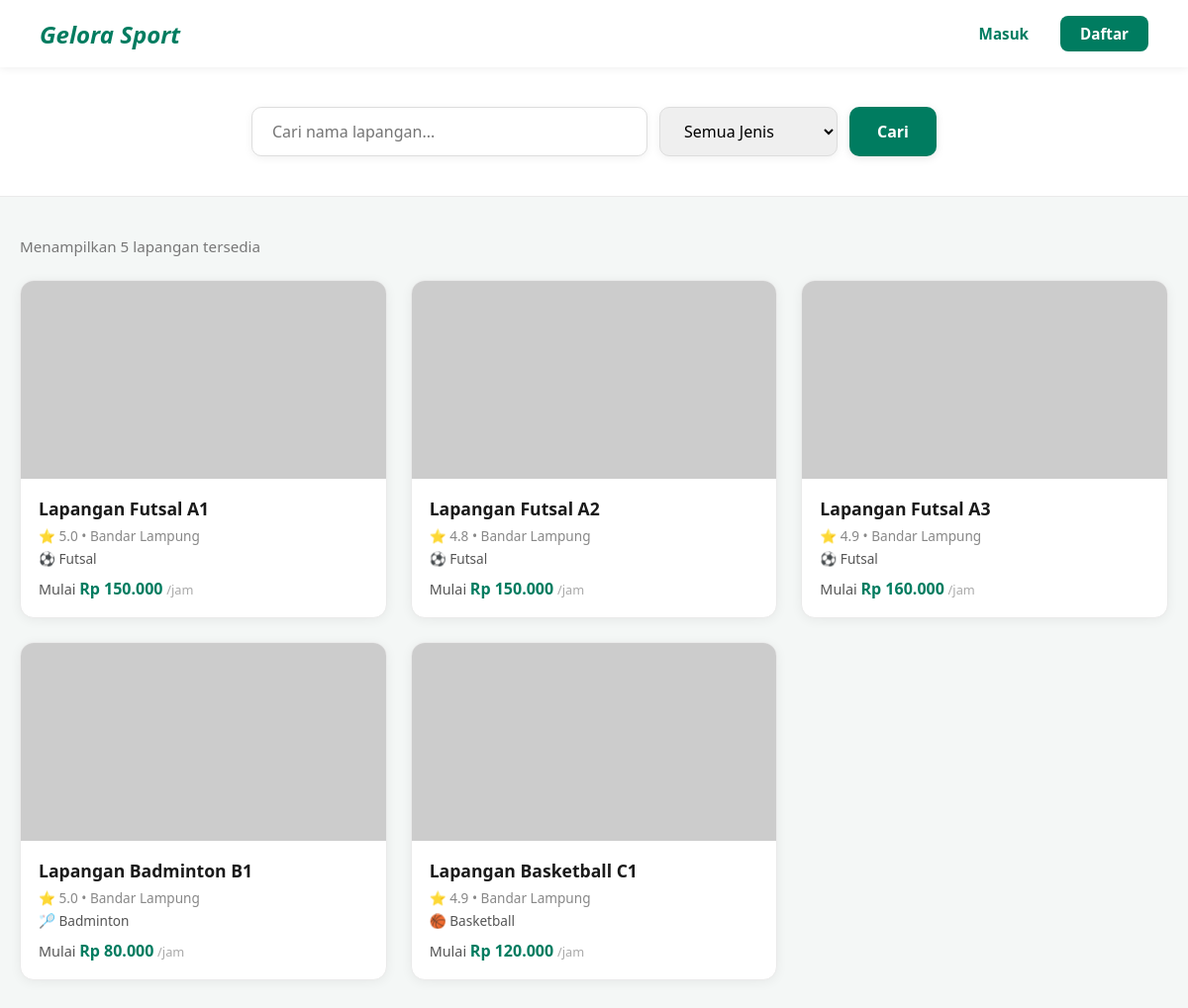
The page / on the database its author committed.
### tables this page shows
CREATE TABLE `lapangan` (
  `id` int NOT NULL,
  `nama` varchar(100) NOT NULL,
  `jenis` enum('Futsal','Badminton','Basketball') NOT NULL,
  `lokasi` varchar(150) NOT NULL,
  `tipe` enum('indoor','outdoor') NOT NULL DEFAULT 'indoor',
  `material` varchar(100) DEFAULT NULL,
  `deskripsi` text,
  `harga_per_jam` decimal(10,0) NOT NULL,
  `status` enum('Aktif','Perawatan','Nonaktif') NOT NULL DEFAULT 'Aktif',
  `foto_url` varchar(500) DEFAULT NULL,
  `rating` decimal(2,1) DEFAULT '5.0',
  `created_at` datetime NOT NULL DEFAULT CURRENT_TIMESTAMP
);

### config/helper.php (called while the page is built, shortened)
<?php
function currentUser(): ?array {
    return $_SESSION['user'] ?? null;
}
function isAdmin(): bool {
    $user = currentUser();
    return $user && $user['role'] === 'admin';
}
function formatRupiah(int $n): string {
    return 'Rp ' . number_format($n, 0, ',', '.');
}
function e(string $str): string {
    return htmlspecialchars($str, ENT_QUOTES, 'UTF-8');
}

### controllers/BerandaController.php (called while the page is built)
<?php
require_once __DIR__ . '/../config/helper.php';
require_once __DIR__ . '/../models/LapanganModel.php';
class BerandaController
{
    private LapanganModel $lapanganModel;
    public function __construct()
    {
        $this->lapanganModel = new LapanganModel();
    }
    public function index(): void
    {
        $user = currentUser();
        $q     = trim($_GET['q'] ?? '');
        $jenis = $_GET['jenis'] ?? '';
        $lapangans = $this->lapanganModel->getAktif($q, $jenis);
        $ikon = ['Futsal' => '⚽', 'Badminton' => '🏸', 'Basketball' => '🏀'];
        require __DIR__ . '/../views/beranda.php';
    }
}

### config/db.php (called while the page is built, shortened)
<?php
function getDB(): PDO {
    static $pdo = null;
    if ($pdo === null) {
        try {
            $dsn = "mysql:host=" . DB_HOST . ";port=" . DB_PORT
                 . ";dbname=" . DB_NAME . ";charset=utf8mb4";
            $pdo = new PDO($dsn, DB_USER, DB_PASS, [
                PDO::ATTR_ERRMODE            => PDO::ERRMODE_EXCEPTION,
                PDO::ATTR_DEFAULT_FETCH_MODE => PDO::FETCH_ASSOC,
                PDO::ATTR_EMULATE_PREPARES   => false,
            ]);
        } catch (PDOException $e) {
            http_response_code(500);
            die(json_encode(['error' => 'Koneksi database gagal: ' . $e->getMessage()]));
        }
    }
    return $pdo;
}

### models/LapanganModel.php (called while the page is built, shortened)
<?php
require_once __DIR__ . '/../config/db.php';
class LapanganModel
{
    private PDO $db;
    public function __construct()
    {
        $this->db = getDB();
    }
    public function getAktif(string $search = '', string $jenis = ''): array
    {
        $sql    = "SELECT * FROM lapangan WHERE status = 'Aktif'";
        $params = [];
        $sql .= " ORDER BY jenis, nama";
        $stmt = $this->db->prepare($sql);
        $stmt->execute($params);
        return $stmt->fetchAll();
    }
}

### views/beranda.php (the view, shortened to what this page needs)
<!DOCTYPE html>
<html lang="id">
<head>
    <link rel="stylesheet" href="assets/css/style.css">
    <link rel="stylesheet" href="https://cdnjs.cloudflare.com/ajax/libs/font-awesome/6.4.0/css/all.min.css">
</head>
<body>
    <nav class="navbar">
        <div class="logo">Gelora Sport</div>
        <div class="nav-menu">
            <?php if ($user): ?>
                <span style="color:#007c60; font-weight:600;">Halo, <?= e(explode(' ', $user['nama'])[0]) ?></span>
                <a href="index.php?page=dashboard" class="login-link"><i class="fa-solid fa-gauge"></i> Dashboard</a>
                <a href="index.php?page=profile" class="login-link"><i class="fa-regular fa-user"></i> Profil</a>
                <a href="index.php?page=riwayat" class="login-link"><i class="fa-solid fa-history"></i> Riwayat</a>
                <?php if ($user['role'] === 'admin'): ?>
                    <a href="index.php?page=admin" class="login-link"><i class="fa-solid fa-shield"></i> Admin</a>
                <?php endif; ?>
                <a href="index.php?page=logout" class="register-btn">Keluar</a>
            <?php else: ?>
                <a href="index.php?page=login" class="login-link">Masuk</a>
                <a href="index.php?page=register" class="register-btn">Daftar</a>
            <?php endif; ?>
        </div>
    </nav>
    <section class="search-section">
        <form method="GET" action="index.php" style="display:flex;gap:12px;flex-wrap:wrap;justify-content:center;width:100%;">
            <input type="text" name="q" value="<?= e($q) ?>" placeholder="Cari nama lapangan..." class="search-bar">
            <select name="jenis" class="search-bar" style="max-width:180px;cursor:pointer;">
                <option value="">Semua Jenis</option>
            </select>
            <button type="submit" class="search-btn">Cari</button>
        </form>
    </section>
    <main class="catalog">
        <p class="subtitle">Menampilkan <?= count($lapangans) ?> lapangan tersedia</p>
        <div class="card-container">
            <?php foreach ($lapangans as $l): ?>
            <a href="index.php?page=detail&id=<?= $l['id'] ?>" class="card">
                <img src="<?= e($l['foto_url'] ?? '') ?>" alt="<?= e($l['nama']) ?>"
                     onerror="this.src='https://via.placeholder.com/400x250?text=No+Image'">
                <div class="card-body">
                    <h3><?= e($l['nama']) ?></h3>
                    <p class="info">⭐ <?= $l['rating'] ?> • Bandar Lampung</p>
                    <p class="category"><?= $ikon[$l['jenis']] ?? '🏟' ?> <?= e($l['jenis']) ?></p>
                    <p class="price">Mulai <strong><?= formatRupiah((int)$l['harga_per_jam']) ?></strong> <span>/jam</span></p>
                </div>
            </a>
            <?php endforeach; ?>
        </div>
    </main>
</body>
</html>

### index.php (shortened to what this page needs)
<?php
require_once __DIR__ . '/config/db.php';
require_once __DIR__ . '/config/helper.php';
$page = $_GET['page'] ?? null;
if ($page === null) {
    if (isAdmin()) {
        $page = 'admin';
    } else {
        $page = 'beranda';
    }
}
switch ($page) {
    case 'beranda':
        require_once __DIR__ . '/controllers/BerandaController.php';
        $controller = new BerandaController();
        $controller->index();
        break;
}

### assets/css/style.css (style rules this page uses)
:root { --color-body-bg: #f4f7f6; --color-text: #333333; --color-white: #ffffff; --color-primary: #007c60; --color-primary-dark: #005b48; --color-primary-darker: #0b7a5a; --color-muted: #777777; --color-border: #dddddd; --color-border-light: #eaeaea; --color-success-bg: #e8f5e9; --color-success-soft: #d4edda; --color-warning-bg: #fff3cd; --color-success-text: #155724; --color-danger: #c0392b; --color-danger-bg: #fff8f8; }
* { margin: 0; padding: 0; box-sizing: border-box; font-family: 'Segoe UI', Tahoma, Geneva, Verdana, sans-serif; }
body { background-color: var(--color-body-bg); color: var(--color-text); }
.navbar { background: var(--color-white); display: flex; justify-content: space-between; align-items: center; padding: 16px 40px; box-shadow: 0 2px 8px rgba(0, 0, 0, 0.06); position: sticky; top: 0; z-index: 100; }
.logo { font-size: 1.5rem; font-weight: 800; color: var(--color-primary); font-style: italic; }
.nav-menu { display: flex; align-items: center; gap: 16px; }
.login-link { text-decoration: none; color: var(--color-primary); font-weight: 600; font-size: 0.95rem; padding: 8px 16px; border-radius: 8px; transition: background 0.2s; }
.register-btn { text-decoration: none; background: var(--color-primary); color: var(--color-white); font-weight: 600; font-size: 0.95rem; padding: 8px 20px; border-radius: 8px; transition: background 0.2s; }
.search-section { background: white; padding: 40px; display: flex; gap: 12px; justify-content: center; flex-wrap: wrap; border-bottom: 1px solid #eaeaea; }
.search-bar { padding: 12px 20px; border: 1px solid #ddd; border-radius: 10px; font-size: 1rem; width: 100%; max-width: 400px; outline: none; box-shadow: 0 2px 8px rgba(0, 0, 0, 0.06); }
.search-btn { padding: 12px 28px; background: var(--color-primary); color: white; border: none; border-radius: 10px; font-size: 1rem; font-weight: 700; cursor: pointer; transition: 0.2s; box-shadow: 0 2px 8px rgba(0, 0, 0, 0.1); }
.catalog { max-width: 1200px; margin: 0 auto; padding: 40px 20px; }
.subtitle { color: var(--color-muted); margin-bottom: 24px; font-size: 0.95rem; }
.card-container { display: grid; grid-template-columns: repeat(auto-fill, minmax(300px, 1fr)); gap: 24px; }
.card { background: var(--color-white); border-radius: 14px; overflow: hidden; text-decoration: none; color: inherit; box-shadow: 0 2px 12px rgba(0, 0, 0, 0.06); border: 1px solid var(--color-border-light); transition: transform 0.2s, box-shadow 0.2s; }
.card img { width: 100%; height: 200px; object-fit: cover; display: block; }
.card-body { padding: 18px; }
.card-body h3 { font-size: 1.1rem; font-weight: 700; margin-bottom: 6px; color: #1a1a1a; }
.card-body .info { font-size: 0.85rem; color: #888; margin-bottom: 4px; }
.card-body .category { font-size: 0.85rem; color: #555; margin-bottom: 10px; }
.card-body .price { font-size: 0.9rem; color: #555; }
.card-body .price strong { color: var(--color-primary); font-size: 1rem; }
.card-body .price span { color: #aaa; font-size: 0.8rem; }

### rows shown on the page
lapangan: nama "Lapangan Futsal A1", rating "5.0", jenis "⚽", jenis "Futsal", harga_per_jam "Rp 150.000"
lapangan: nama "Lapangan Futsal A2", rating "4.8", jenis "⚽", jenis "Futsal", harga_per_jam "Rp 150.000"
lapangan: nama "Lapangan Futsal A3", rating "4.9", jenis "⚽", jenis "Futsal", harga_per_jam "Rp 160.000"
lapangan: nama "Lapangan Badminton B1", rating "5.0", jenis "🏸", jenis "Badminton", harga_per_jam "Rp 80.000"
lapangan: nama "Lapangan Basketball C1", rating "4.9", jenis "🏀", jenis "Basketball", harga_per_jam "Rp 120.000"

### other values the page prints
count($lapangans) "5"
